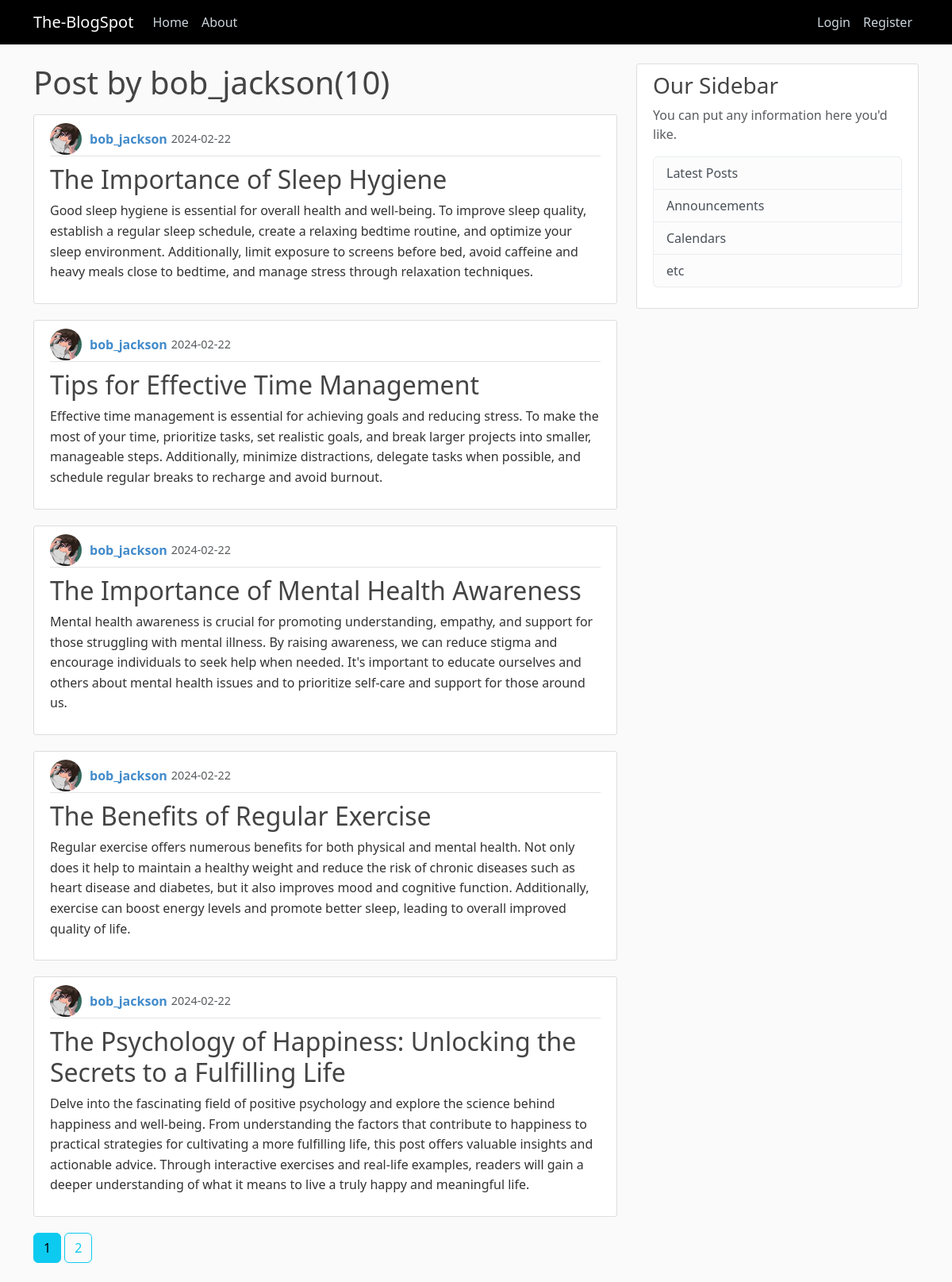
Page /user/bob_jackson on the committed database.
### blogspot/models.py (models this page shows, shortened)
class User(db.Model, UserMixin):
    id = db.Column(db.Integer, primary_key =True)
    username = db.Column(db.String(20), unique =True, nullable =False)
    email = db.Column(db.String(100), unique =True, nullable =False)
    password = db.Column(db.String(50), nullable =False)
    image_file = db.Column(db.String(100), default='default.jpg', nullable =False)
    post = db.relationship('Post', backref ='author', lazy =True)

class Post(db.Model):
    id = db.Column(db.Integer, primary_key =True)
    title = db.Column(db.String(100), nullable =False)
    date_posted = db.Column(db.DateTime, nullable = False, default =datetime.utcnow)
    content = db.Column(db.Text, nullable =False)
    user_id = db.Column(db.Integer, db.ForeignKey('user.id'), nullable =False)

### blogspot/routes.py (the view)
@app.route("/user/<username>")
def user_post(username):
    page = request.args.get('page', 1, type =int)
    user = User.query.filter_by(username =username).first_or_404()
    posts =Post.query.filter_by(author =user).order_by(Post.date_posted.desc()).paginate(page =page, per_page =5)
    return render_template("user_post.html", posts= posts, user =user)

### blogspot/templates/user_post.html
{% extends "layout.html" %}
{% block content %}
<h1 class="mb-3">Post by {{user.username}}({{ posts.total }})</h1>
    {% for post in posts.items %}
    <article class="media content-section">
        <div class="media-body">
            <div class="article-metadata">
                <img class="rounded-circle article-img" src="{{ url_for('static', filename ='profile_pics/' + post.author.image_file ) }}">
                <a class="mr-2" href="{{url_for('user_post', username =post.author.username)}}">{{ post.author.username }}</a>
                <small class="text-muted">{{ post.date_posted.strftime('%Y-%m-%d') }}</small>
            </div>
            <h2><a class="article-title" href="{{ url_for('post', post_id =post.id)}}">{{ post.title }}</a></h2>
            <p class="article-content">{{ post.content }}</p>
        </div>
    </article>
    {% endfor %}
    {% for page_num in posts.iter_pages(left_edge =1, right_edge=1, left_current =1, right_current =2) %}
        {% if page_num %}
          {% if posts.page == page_num %}
            <a class="btn btn-info mb-4" href="{{ url_for('user_post',username =user.username, page=page_num) }}">{{ page_num }}</a>
          {% else %}
            <a class="btn btn-outline-info mb-4" href="{{ url_for('user_post', username =user.username, page=page_num) }}">{{ page_num }}</a>
          {% endif %}
        {% else %}
            ...
        {% endif %}
    {% endfor %}
{% endblock content %}

### blogspot/static/main.css (style rules this page uses)
a { text-decoration: none; }
body { background: #fafafa; color: #333333; margin-top: 5rem; }
h1, h2, h3, h4, h5, h6 { color: #444444; }
.content-section { background: #ffffff; padding: 10px 20px; border: 1px solid #dddddd; border-radius: 3px; margin-bottom: 20px; }
.article-title { color: #444444; }
.article-content { white-space: pre-line; }
.article-img { height: 65px; width: 65px; margin-right: 16px; }
.article-metadata { padding-bottom: 1px; margin-bottom: 4px; border-bottom: 1px solid #e3e3e3 }
.media { display: flex; align-items: center; }
.media-body { flex: 1; }
.article-metadata { display: flex; align-items: center; margin-bottom: 10px; }
.article-metadata img { height: 40px; width: 40px; margin-right: 10px; border-radius: 50%; }
.article-metadata a { color: #428bca; font-weight: bold; text-decoration: none; transition: color 0.3s; }
.article-metadata small { color: #888888; font-size: 0.9em; margin-left: 5px; }
.article-title { margin-top: 10px; }
.article-content { line-height: 1.6; }

### rows in the picture
User: username "bob_jackson"
Post: image_file (picture), author.username "bob_jackson", date_posted "2024-02-22", title "The Importance of Sleep Hygiene", content "Good sleep hygiene is essential for overall health and well-being. To improve sleep quality, establish a regular sleep schedule, create a relaxing bedtime routine, and optimize your sleep environment. Additionally, limit exposure to screens before bed, avoid caffeine and heavy meals close to bedtime, and manage stress through relaxation techniques."
Post: image_file (picture), author.username "bob_jackson", date_posted "2024-02-22", title "Tips for Effective Time Management", content "Effective time management is essential for achieving goals and reducing stress. To make the most of your time, prioritize tasks, set realistic goals, and break larger projects into smaller, manageable steps. Additionally, minimize distractions, delegate tasks when possible, and schedule regular breaks to recharge and avoid burnout."
Post: image_file (picture), author.username "bob_jackson", date_posted "2024-02-22", title "The Importance of Mental Health Awareness", content "Mental health awareness is crucial for promoting understanding, empathy, and support for those struggling with mental illness. By raising awareness, we can reduce stigma and encourage individuals to seek help when needed. It's important to educate ourselves and others about mental health issues and to prioritize self-care and support for those around us."
Post: image_file (picture), author.username "bob_jackson", date_posted "2024-02-22", title "The Benefits of Regular Exercise", content "Regular exercise offers numerous benefits for both physical and mental health. Not only does it help to maintain a healthy weight and reduce the risk of chronic diseases such as heart disease and diabetes, but it also improves mood and cognitive function. Additionally, exercise can boost energy levels and promote better sleep, leading to overall improved quality of life."
Post: image_file (picture), author.username "bob_jackson", date_posted "2024-02-22", title "The Psychology of Happiness: Unlocking the Secrets to a Fulfilling Life", content "Delve into the fascinating field of positive psychology and explore the science behind happiness and well-being. From understanding the factors that contribute to happiness to practical strategies for cultivating a more fulfilling life, this post offers valuable insights and actionable advice. Through interactive exercises and real-life examples, readers will gain a deeper understanding of what it means to live a truly happy and meaningful life."

### other values in the picture
{{ posts.total }} "10"
{{ page_num }} "1"
{{ page_num }} "2"
